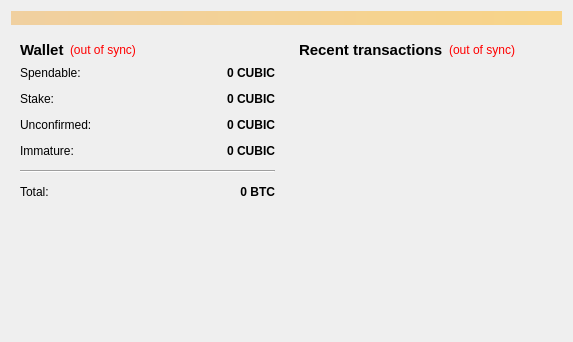
<?xml version="1.0" encoding="UTF-8"?>
<ui version="4.0">
 <class>OverviewPage</class>
 <widget class="QWidget" name="OverviewPage">
  <property name="geometry">
   <rect>
    <x>0</x>
    <y>0</y>
    <width>573</width>
    <height>342</height>
   </rect>
  </property>
  <property name="windowTitle">
   <string>Form</string>
  </property>
  <layout class="QVBoxLayout" name="topLayout">
   <item>
    <widget class="QLabel" name="labelAlerts">
     <property name="visible">
      <bool>false</bool>
     </property>
     <property name="styleSheet">
      <string notr="true">background-color: qlineargradient(x1: 0, y1: 0, x2: 1, y2: 0, stop:0 #F0D0A0, stop:1 #F8D488);  color:#000000
</string>
     </property>
     <property name="wordWrap">
      <bool>true</bool>
     </property>
     <property name="margin">
      <number>3</number>
     </property>
    </widget>
   </item>
   <item>
    <layout class="QHBoxLayout" name="horizontalLayout" stretch="1,1">
     <item>
      <layout class="QVBoxLayout" name="verticalLayout_2">
       <item>
        <widget class="QWidget" name="widget" native="true">
         <layout class="QVBoxLayout" name="verticalLayout_4">
          <item>
           <layout class="QHBoxLayout" name="horizontalLayout_4">
            <item>
             <widget class="QLabel" name="label_5">
              <property name="font">
               <font>
                <pointsize>11</pointsize>
                <weight>75</weight>
                <bold>true</bold>
               </font>
              </property>
              <property name="text">
               <string>Wallet</string>
              </property>
             </widget>
            </item>
            <item>
             <widget class="QLabel" name="labelWalletStatus">
              <property name="toolTip">
               <string>The displayed information may be out of date. Your wallet automatically synchronizes with the Cubic network after a connection is established, but this process has not completed yet.</string>
              </property>
              <property name="styleSheet">
               <string notr="true">QLabel { color: red; }</string>
              </property>
              <property name="text">
               <string notr="true">(out of sync)</string>
              </property>
              <property name="alignment">
               <set>Qt::AlignLeading|Qt::AlignLeft|Qt::AlignVCenter</set>
              </property>
             </widget>
            </item>
            <item>
             <spacer name="horizontalSpacer_2">
              <property name="orientation">
               <enum>Qt::Horizontal</enum>
              </property>
              <property name="sizeHint" stdset="0">
               <size>
                <width>40</width>
                <height>20</height>
               </size>
              </property>
             </spacer>
            </item>
           </layout>
          </item>
          <item>
           <layout class="QFormLayout" name="formLayout_2">
            <property name="fieldGrowthPolicy">
             <enum>QFormLayout::AllNonFixedFieldsGrow</enum>
            </property>
            <property name="horizontalSpacing">
             <number>12</number>
            </property>
            <property name="verticalSpacing">
             <number>12</number>
            </property>
            <item row="0" column="0">
             <widget class="QLabel" name="label">
              <property name="text">
               <string>Spendable:</string>
              </property>
             </widget>
            </item>
            <item row="0" column="1">
             <widget class="QLabel" name="labelBalance">
              <property name="font">
               <font>
                <weight>75</weight>
                <bold>true</bold>
               </font>
              </property>
              <property name="cursor">
               <cursorShape>IBeamCursor</cursorShape>
              </property>
              <property name="toolTip">
               <string>Your current spendable balance</string>
              </property>
              <property name="text">
               <string notr="true">0 CUBIC</string>
              </property>
              <property name="alignment">
               <set>Qt::AlignRight|Qt::AlignTrailing|Qt::AlignVCenter</set>
              </property>
              <property name="textInteractionFlags">
               <set>Qt::LinksAccessibleByMouse|Qt::TextSelectableByKeyboard|Qt::TextSelectableByMouse</set>
              </property>
             </widget>
            </item>
            <item row="1" column="0">
             <widget class="QLabel" name="label_6">
              <property name="text">
               <string>Stake:</string>
              </property>
             </widget>
            </item>
            <item row="1" column="1">
             <widget class="QLabel" name="labelStake">
              <property name="font">
               <font>
                <weight>75</weight>
                <bold>true</bold>
               </font>
              </property>
              <property name="cursor">
               <cursorShape>IBeamCursor</cursorShape>
              </property>
              <property name="toolTip">
               <string>Total of coins that was staked, and do not yet count toward the current balance</string>
              </property>
              <property name="text">
               <string notr="true">0 CUBIC</string>
              </property>
              <property name="alignment">
               <set>Qt::AlignRight|Qt::AlignTrailing|Qt::AlignVCenter</set>
              </property>
              <property name="textInteractionFlags">
               <set>Qt::LinksAccessibleByMouse|Qt::TextSelectableByKeyboard|Qt::TextSelectableByMouse</set>
              </property>
             </widget>
            </item>
            <item row="2" column="0">
             <widget class="QLabel" name="label_3">
              <property name="text">
               <string>Unconfirmed:</string>
              </property>
             </widget>
            </item>
            <item row="2" column="1">
             <widget class="QLabel" name="labelUnconfirmed">
              <property name="font">
               <font>
                <weight>75</weight>
                <bold>true</bold>
               </font>
              </property>
              <property name="cursor">
               <cursorShape>IBeamCursor</cursorShape>
              </property>
              <property name="toolTip">
               <string>Total of transactions that have yet to be confirmed, and do not yet count toward the current balance</string>
              </property>
              <property name="text">
               <string notr="true">0 CUBIC</string>
              </property>
              <property name="alignment">
               <set>Qt::AlignRight|Qt::AlignTrailing|Qt::AlignVCenter</set>
              </property>
              <property name="textInteractionFlags">
               <set>Qt::LinksAccessibleByMouse|Qt::TextSelectableByKeyboard|Qt::TextSelectableByMouse</set>
              </property>
             </widget>
            </item>
            <item row="3" column="0">
             <widget class="QLabel" name="labelImmatureText">
              <property name="text">
               <string>Immature:</string>
              </property>
             </widget>
            </item>
            <item row="3" column="1">
             <widget class="QLabel" name="labelImmature">
              <property name="font">
               <font>
                <weight>75</weight>
                <bold>true</bold>
               </font>
              </property>
              <property name="toolTip">
               <string>Mined balance that has not yet matured</string>
              </property>
              <property name="text">
               <string notr="true">0 CUBIC</string>
              </property>
              <property name="alignment">
               <set>Qt::AlignRight|Qt::AlignTrailing|Qt::AlignVCenter</set>
              </property>
              <property name="textInteractionFlags">
               <set>Qt::LinksAccessibleByMouse|Qt::TextSelectableByKeyboard|Qt::TextSelectableByMouse</set>
              </property>
             </widget>
            </item>
            <item row="4" column="0" colspan="2">
             <widget class="Line" name="line">
              <property name="orientation">
               <enum>Qt::Horizontal</enum>
              </property>
             </widget>
            </item>
            <item row="5" column="0">
             <widget class="QLabel" name="labelTotalText">
              <property name="text">
               <string>Total:</string>
              </property>
             </widget>
            </item>
            <item row="5" column="1">
             <widget class="QLabel" name="labelTotal">
              <property name="font">
               <font>
                <weight>75</weight>
                <bold>true</bold>
               </font>
              </property>
              <property name="cursor">
               <cursorShape>IBeamCursor</cursorShape>
              </property>
              <property name="toolTip">
               <string>Your current total balance</string>
              </property>
              <property name="text">
               <string notr="true">0 BTC</string>
              </property>
              <property name="alignment">
               <set>Qt::AlignRight|Qt::AlignTrailing|Qt::AlignVCenter</set>
              </property>
              <property name="textInteractionFlags">
               <set>Qt::LinksAccessibleByMouse|Qt::TextSelectableByKeyboard|Qt::TextSelectableByMouse</set>
              </property>
             </widget>
            </item>
           </layout>
          </item>
         </layout>
        </widget>
       </item>
       <item>
        <spacer name="verticalSpacer">
         <property name="orientation">
          <enum>Qt::Vertical</enum>
         </property>
         <property name="sizeHint" stdset="0">
          <size>
           <width>20</width>
           <height>40</height>
          </size>
         </property>
        </spacer>
       </item>
      </layout>
     </item>
     <item>
      <layout class="QVBoxLayout" name="verticalLayout_3">
       <item>
        <widget class="QWidget" name="widget_2" native="true">
         <layout class="QVBoxLayout" name="verticalLayout">
          <item>
           <layout class="QHBoxLayout" name="horizontalLayout_2">
            <item>
             <widget class="QLabel" name="label_4">
              <property name="font">
               <font>
                <pointsize>11</pointsize>
                <weight>75</weight>
                <bold>true</bold>
               </font>
              </property>
              <property name="text">
               <string>&lt;b&gt;Recent transactions&lt;/b&gt;</string>
              </property>
             </widget>
            </item>
            <item>
             <widget class="QLabel" name="labelTransactionsStatus">
              <property name="toolTip">
               <string>The displayed information may be out of date. Your wallet automatically synchronizes with the Cubic network after a connection is established, but this process has not completed yet.</string>
              </property>
              <property name="styleSheet">
               <string notr="true">QLabel { color: red; }</string>
              </property>
              <property name="text">
               <string notr="true">(out of sync)</string>
              </property>
              <property name="alignment">
               <set>Qt::AlignRight|Qt::AlignTrailing|Qt::AlignVCenter</set>
              </property>
             </widget>
            </item>
            <item>
             <spacer name="horizontalSpacer">
              <property name="orientation">
               <enum>Qt::Horizontal</enum>
              </property>
              <property name="sizeHint" stdset="0">
               <size>
                <width>40</width>
                <height>20</height>
               </size>
              </property>
             </spacer>
            </item>
           </layout>
          </item>
          <item>
           <widget class="QListView" name="listTransactions">
            <property name="styleSheet">
             <string notr="true">QListView { background: transparent; }</string>
            </property>
            <property name="frameShape">
             <enum>QFrame::NoFrame</enum>
            </property>
            <property name="verticalScrollBarPolicy">
             <enum>Qt::ScrollBarAlwaysOff</enum>
            </property>
            <property name="horizontalScrollBarPolicy">
             <enum>Qt::ScrollBarAlwaysOff</enum>
            </property>
            <property name="selectionMode">
             <enum>QAbstractItemView::NoSelection</enum>
            </property>
           </widget>
          </item>
         </layout>
        </widget>
       </item>
      </layout>
     </item>
    </layout>
   </item>
  </layout>
 </widget>
 <resources/>
 <connections/>
</ui>
